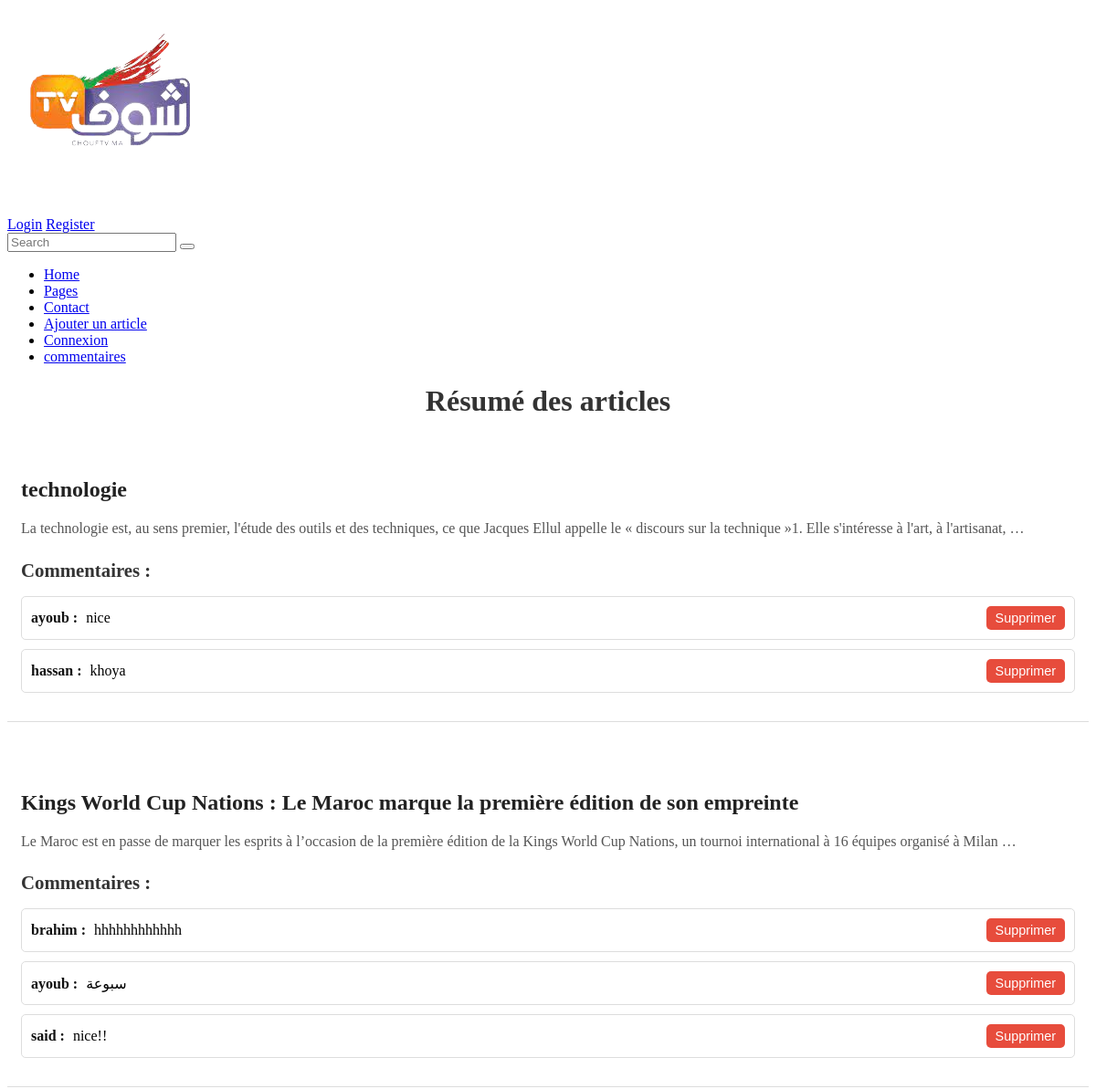
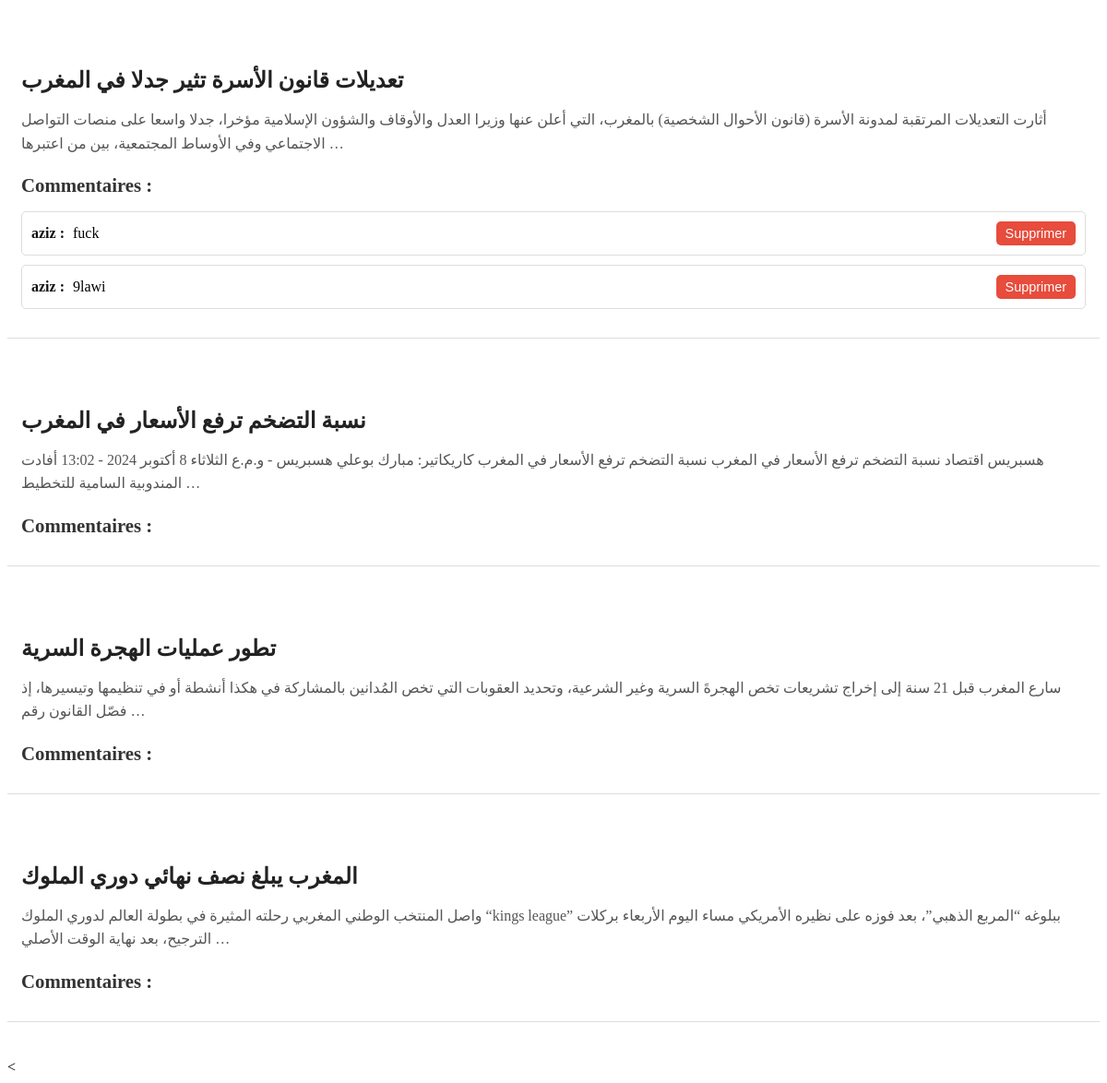
The page /article_summary/ (signed in) on the database its author committed (2 pictures, top to bottom).
### login/models.py (models this page shows, shortened)
class Article(models.Model):
    title = models.CharField(max_length=200)
    content = models.TextField()
    date_created = models.DateTimeField(auto_now_add=True)
    image = models.ImageField(upload_to='articles/', null=True, blank=True)  # Champ image

class Comment(models.Model):
    article = models.ForeignKey('Article', on_delete=models.CASCADE, related_name='comments')
    author = models.CharField(max_length=100)  # Champ pour le nom de l'auteur
    content = models.TextField()
    created_at = models.DateTimeField(auto_now_add=True)
    approuvé = models.BooleanField(default=True)  # Champ pour indiquer si le commentaire est approuvé

### login/views.py (the view)
# urls.py: path('article_summary/', views.article_summary, name='article_summary'),
@login_required
def article_summary(request):
    articles = Article.objects.prefetch_related('comments').all()  # Récupère tous les articles et leurs commentaires
    return render(request, 'article_summary.html', {'articles': articles})

### login/templates/article_summary.html (shortened to what this page needs)
{% extends 'base.html' %}
{% block content %}
<div class="container">
    <h1>Résumé des articles</h1>
    {% for article in articles %}
        <div class="article-summary">
            <h2>{{ article.title }}</h2>
            <p>{{ article.content|truncatewords:30 }}</p>
            <div class="comments-section">
                <h3>Commentaires :</h3>
                <ul>
                    {% for comment in article.comments.all %}
                        <li>
                            <span>
                                <strong>{{ comment.author }} :</strong> {{ comment.content }}
                            </span>
                            <form method="POST" action="{% url 'delete_comment' comment.id %}" style="display:inline;">
                                <button type="submit">Supprimer</button>
                            </form>
                        </li>
                    {% endfor %}
                </ul>
            </div>
        </div>
    {% endfor %}
</div>
{% endblock %}

### login/templates/article_summary.html (style rules this page uses)
h1 { font-size: 2rem; color: #333; text-align: center; margin-bottom: 30px; }
.article-summary { margin-bottom: 40px; padding: 15px; border-bottom: 1px solid #ddd; }
.article-summary h2 { font-size: 1.5rem; color: #222; margin-bottom: 10px; }
.article-summary p { font-size: 1rem; color: #555; line-height: 1.6; margin-bottom: 15px; }
.comments-section { margin-top: 20px; }
.comments-section h3 { font-size: 1.3rem; color: #333; margin-bottom: 10px; }
.comments-section ul { list-style: none; padding: 0; }
.comments-section li { margin-bottom: 10px; padding: 10px; background-color: #fff; border: 1px solid #ddd; border-radius: 5px; display: flex; justify-content: space-between; align-items: center; }
.comments-section li strong { font-weight: bold; color: #111; margin-right: 5px; }
.comments-section button { background-color: #e74c3c; color: #fff; border: none; padding: 5px 10px; border-radius: 5px; cursor: pointer; font-size: 0.9rem; }

### rows shown on the page
Article: title "technologie", content "La technologie est, au sens premier, l'étude des outils et des techniques, ce que Jacques Ellul appelle le « discours sur la technique »1. Elle s'intéresse à l'art, à l'artisanat, …"
Comment: author "ayoub", content "nice"
Comment: author "hassan", content "khoya"
Article: title "Kings World Cup Nations : Le Maroc marque la première édition de son empreinte", content "Le Maroc est en passe de marquer les esprits à l’occasion de la première édition de la Kings World Cup Nations, un tournoi international à 16 équipes organisé à Milan …"
Comment: author "brahim", content "hhhhhhhhhhhh"
Comment: author "ayoub", content "سبوعة"
Comment: author "said", content "nice!!"
Article: title "تعديلات قانون الأسرة تثير جدلا في المغرب", content "أثارت التعديلات المرتقبة لمدونة الأسرة (قانون الأحوال الشخصية) بالمغرب، التي أعلن عنها وزيرا العدل والأوقاف والشؤون الإسلامية مؤخرا، جدلا واسعا على منصات التواصل الاجتماعي وفي الأوساط المجتمعية، بين من اعتبرها …"
Comment: author "aziz", content "fuck"
Comment: author "aziz", content "9lawi"
Article: title "نسبة التضخم ترفع الأسعار في المغرب", content "هسبريس اقتصاد نسبة التضخم ترفع الأسعار في المغرب نسبة التضخم ترفع الأسعار في المغرب كاريكاتير: مبارك بوعلي هسبريس - و.م.ع الثلاثاء 8 أكتوبر 2024 - 13:02 أفادت المندوبية السامية للتخطيط …"
Article: title "تطور عمليات الهجرة السرية", content "سارع المغرب قبل 21 سنة إلى إخراج تشريعات تخص الهجرةَ السرية وغير الشرعية، وتحديد العقوبات التي تخص المُدانين بالمشاركة في هكذا أنشطة أو في تنظيمها وتيسيرها، إذ فصّل القانون رقم …"
Article: title "المغرب يبلغ نصف نهائي دوري الملوك", content "واصل المنتخب الوطني المغربي رحلته المثيرة في بطولة العالم لدوري الملوك “kings league” ببلوغه “المربع الذهبي”، بعد فوزه على نظيره الأمريكي مساء اليوم الأربعاء بركلات الترجيح، بعد نهاية الوقت الأصلي …"
